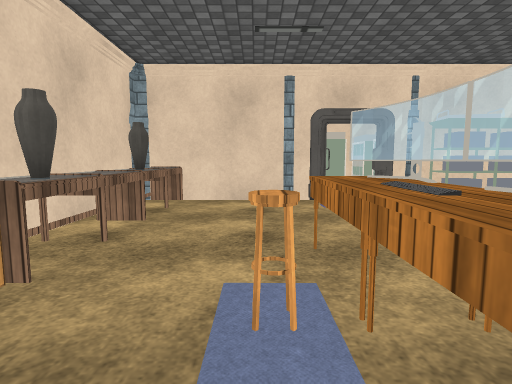
View 1 (above)

18 first-person views from a walk through a 3-D level made in the Unity game engine. The camera is 1.2 m above the floor, tilts 6° down and sees 80° across. Doors are open. The floor is counted in squares, 1 m on a side. Each view is taken from the middle of a square. On the plan, view 1 faces up. The plan holds only what a view shows up to about 13 squares ahead; the rest is blank. The place goes on beyond the plan. Surface patterns are stand-ins for the level's own textures.

View 2
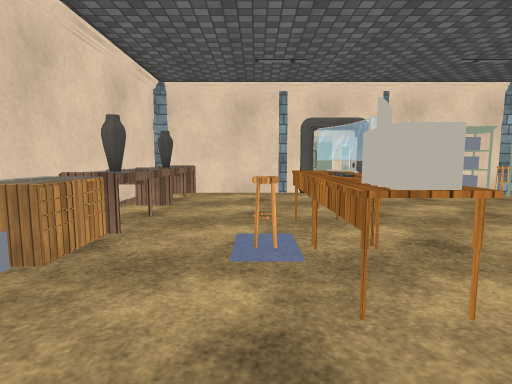

View 3
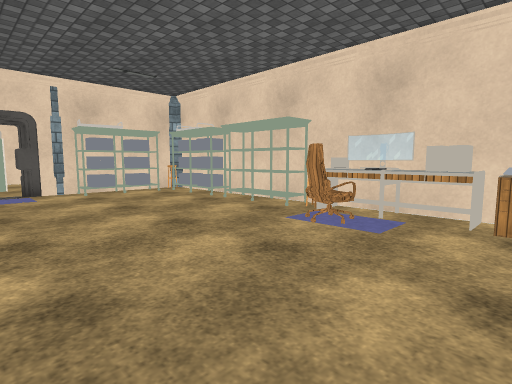

View 4
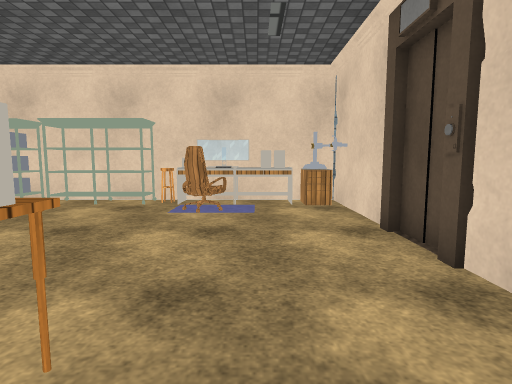

View 5
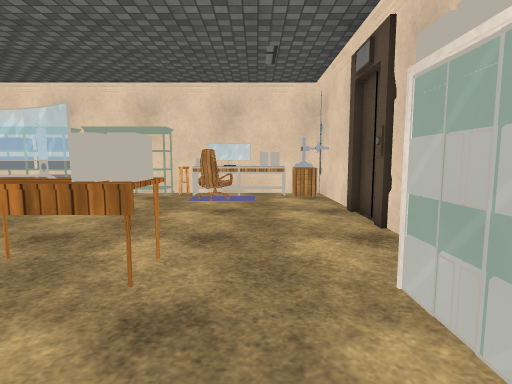

View 6
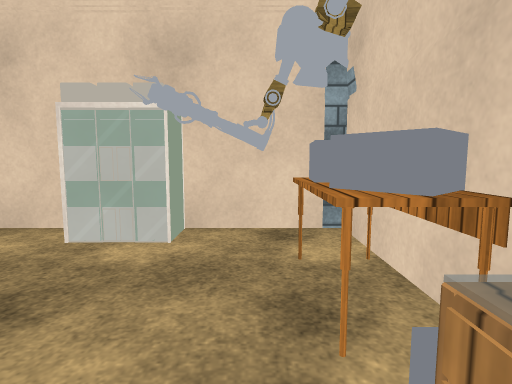

View 7
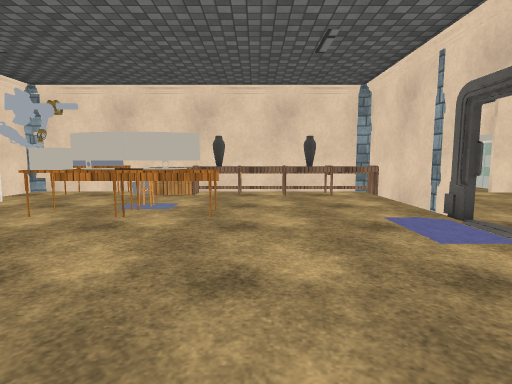

View 8
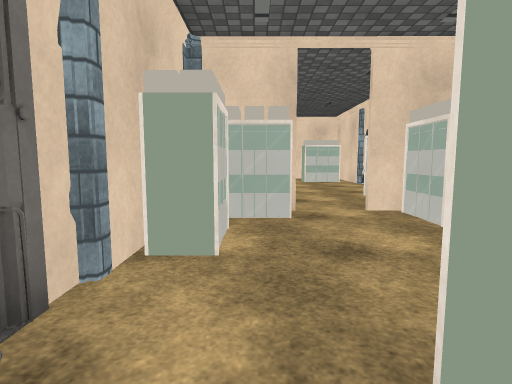

View 9
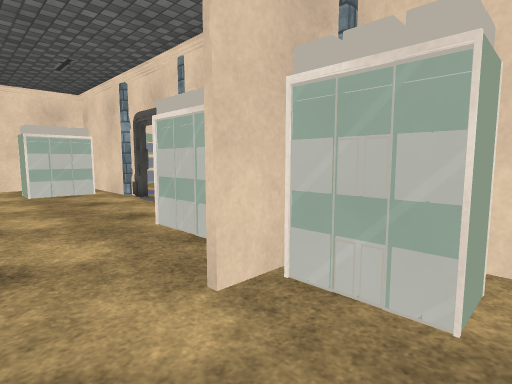

View 10
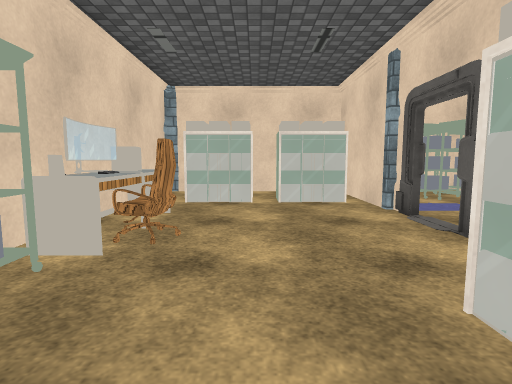

View 11
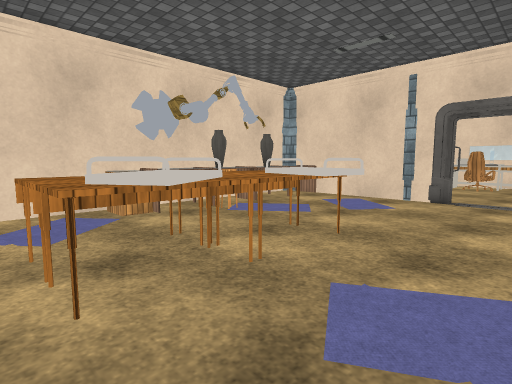

View 12
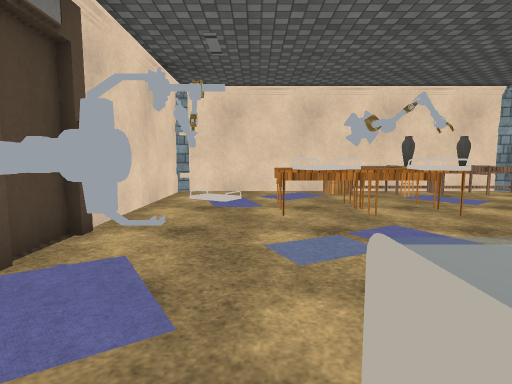

View 13
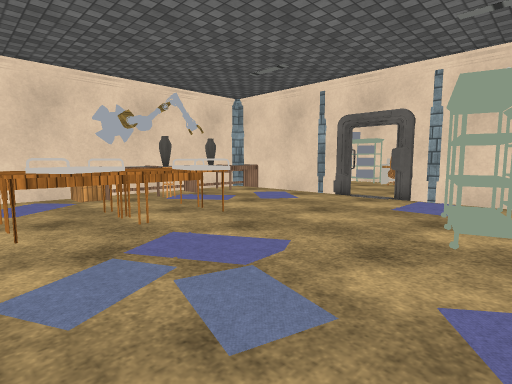

View 14
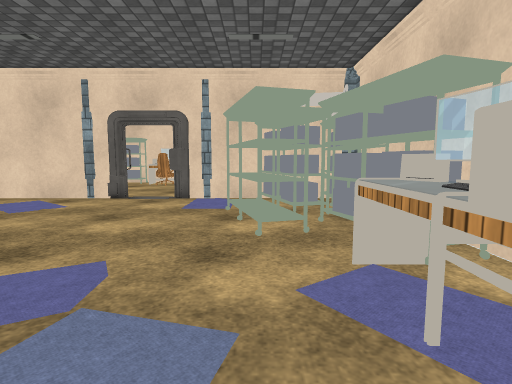

View 15
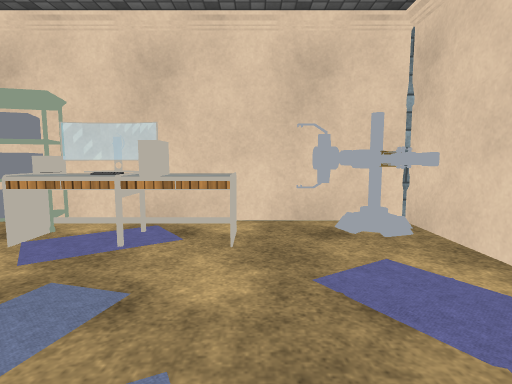

View 16
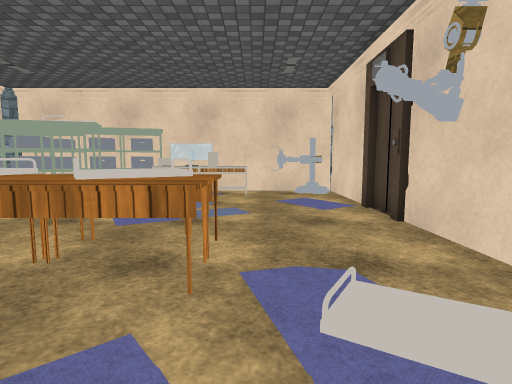

View 17
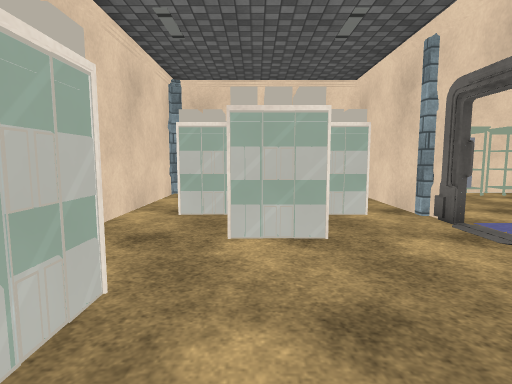

View 18
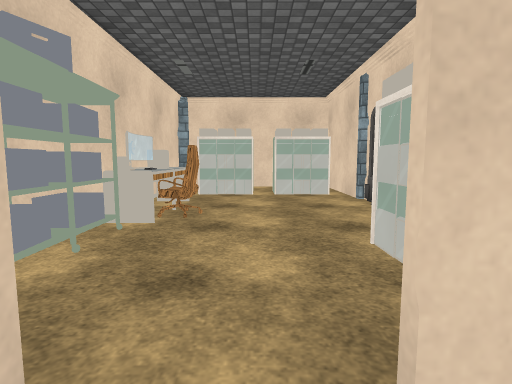

### Floor plan
Points are (right, up) in squares from view 1. A wall is a line through its corners. A room is listed if a view was taken in it or the views show most of it. See-through windows are left out.
Room 1 (views 1, 2, 3, 4, 5, 6, 7, 8, 9, 10, 17, 18)
walls: (-0.4, 9.4) (0.6, 9.4); (2.2, 9.2) (-2.5, 9.2); (-3.6, 8.5) (-3.6, -3.4); (3.5, 9.4) (4.5, 9.4); (4.5, 9.2) (3.5, 9.2); (3, 11.9) (3, 13.5); (5.4, 9.4) (7.7, 9.4); (2.5, 12.4) (3, 12.4); (3.6, 11.9) (2.7, 11.9) (2.7, 13.5); (6.7, 8.1) (6.7, 8.9); (-3, 0.2) (-2.5, -0.3); (-2.1, 14.4) (-3.2, 14.4) (-3.2, 13.6); (7.8, 8.1) (5.2, 8.2); (-7.5, 9.7) (-6.1, 9.7); (-7.2, 10.5) (-4.8, 10.6); (-3.3, -0.8) (-2.6, -0.9) (-2.6, -1.4); (9, 5.7) (8.3, 5.7); (9.1, 7) (8.3, 7); (-1.6, -2) (-1, -2); (8.9, 9.2) (5.4, 9.2); (9.1, 5.3) (8.3, 5.3) (8.3, 8); (-0.8, -2.4) (0.9, -2.4); (8.2, 1.9) (8.3, 4.7) (9.2, 4.6); (0.4, -2.8) (0.8, -2.8) (0.8, -2.3); (-0.2, -2.9) (-0.2, -2.3); (0.3, -2.9) (0.3, -2.2); (9.2, 2.4) (9.2, 8.5); (-3.2, -3.3) (-0.8, -3.3); (8.5, 16) (3.7, 16); (-8.5, 16.2) (-9, 16.2); (-11.5, 16.2) (-15.1, 16.2); (-12.5, 15.5) (-13.1, 15.5); (-15.1, 9.7) (-10.6, 9.7); (-15.7, 14) (-15.7, 12.9)
low walls: (-10.8, 11) (-10.8, 10.4); (8.1, -2) (8.2, -1.5)
ways out: open door at (-9.5, 16) to room 2
objects: other object (-16, 10); other object (-13, 11); other object (-13, 12); other object (-13, 14); other object (-13, 15); other object (-11, 16); other object (-10, 10); other object (-9, 10); other object (-9, 11); other object (-8, 10); other object (-8, 11); other object (-8, 16); other object (-6, 15); other object (-5, 15); other object (-4, 9); other object (-4, 17) to (-4, 18); other object (-3, -2); other object (-3, 2); other object (-3, 3) to (-2, 3); other object (-3, 4) to (-2, 4); other object (-3, 5) to (-2, 5); other object (-3, 6) to (-2, 6); other object (-3, 7) to (-2, 7); other object (-3, 8) to (-2, 8); other object (-3, 9); other object (-3, 10) to (-2, 11); other object (-3, 16); other object (-2, -2); other object (-2, 15); other object (-1, 10); other object (0, 2); other object (1, 0); other object (1, 1); other object (1, 2); other object (1, 3); other object (1, 4); other object (1, 9); other object (2, -4) to (7, -4); other object (2, 1); other object (5, 9); other object (5, 14); other object (7, 0) to (8, 1); other object (8, -1); other object (9, -4); other object (9, -3); other object (9, -2); other object (9, -1); other object (9, 0); other object (9, 1); other object (9, 2)
Room 2 (views 11, 12, 13, 14, 15, 16)
walls: (-8.8, 22.6) (-8.4, 22.5); (-9, 21.7) (-8.8, 22.6) (-8.9, 21.9); (-6.6, 27.6) (-7.1, 27.6); (-14, 21) (-13, 21.3) (-12.3, 18.8) (-13.1, 18.6); (-13.2, 27) (-13.6, 26.5) (-13.6, 27.1); (-13.2, 27.2) (-13.5, 26.6); (-13.9, 19.4) (-13.1, 16.9); (-13.4, 27.5) (-13.4, 26.4); (-13.5, 18.4) (-14, 18.3); (-9.1, 16.5) (-5.5, 16.5); (-12.2, 28.9) (-16, 28.9) (-16, 19.9); (-15.7, 22.1) (-14.9, 22.3); (-15.9, 22.4) (-15, 22.6) (-14.3, 20); (-3.6, 28.9) (-9.5, 28.9); (-3.3, 16.8) (-3.3, 29); (-15.7, 16.5) (-11.5, 16.5)
low walls: (-14.9, 22.6) (-14.1, 22.6); (-9.1, 16.5) (-8.5, 16.5)
ways out: open door at (-9.5, 16) to room 1
objects: other object (-15, 23); other object (-15, 24); other object (-15, 25); other object (-15, 28); other object (-14, 23); other object (-14, 24) to (-14, 25); other object (-14, 28); other object (-11, 29) to (-10, 29); other object (-8, 22) to (-7, 25); other object (-6, 21); other object (-5, 21); other object (-4, 19); other object (-4, 20); other object (-4, 21); other object (-4, 22); other object (-4, 23)

Where each view was taken, in squares from view 1:
view 1: 0 up, 0 right, facing up
view 2: 2 down, 0 right, facing up
view 3: 3 down, 2 right, facing up-right
view 4: 1 down, 0 right, facing right
view 5: 1 down, 2 left, facing right
view 6: 2 up, 2 left, facing down
view 7: 5 up, 8 right, facing left
view 8: 11 up, 4 right, facing left
view 9: 12 up, 1 left, facing up-left
view 10: 13 up, 4 left, facing left
view 11: 26 up, 11 left, facing down-right
view 12: 26 up, 15 left, facing right
view 13: 26 up, 14 left, facing down-right
view 14: 26 up, 13 left, facing down
view 15: 26 up, 10 left, facing left
view 16: 26 up, 4 left, facing left
view 17: 13 up, 2 left, facing right
view 18: 13 up, 2 left, facing left
